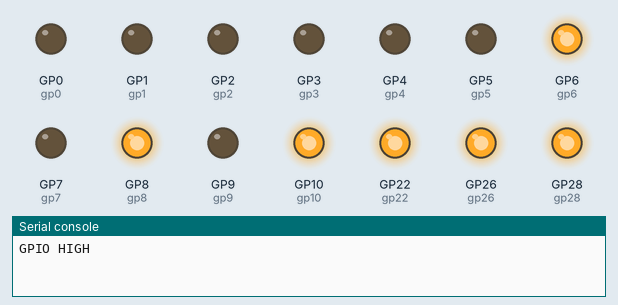
A program run on a simulated Raspberry Pi Pico running MicroPython. Parts: output pins drawn as LEDs (lit = HIGH), the last lines printed to the serial console.

Above: at 0.5 s.
At 3.5 s:
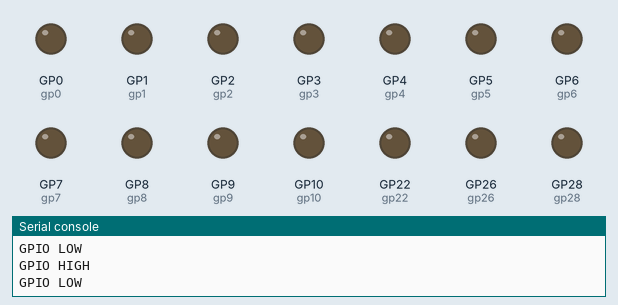
Timing chart, 0 to 4.6 s (numbered marks = the images above):
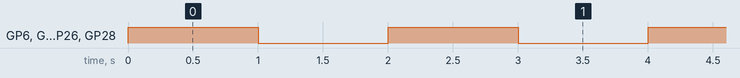

Measured:
- by itself, GP6 (gp6), GP8 (gp8), GP10 (gp10), GP22 (gp22), GP26 (gp26), GP28 (gp28): alternates HIGH for 1.0 s and LOW for 1.0 s

The program:

gpio.py
```python
import machine
import time

gp0 = machine.Pin(0, machine.Pin.OUT)
gp1 = machine.Pin(1, machine.Pin.OUT)
gp2 = machine.Pin(2, machine.Pin.OUT)
gp3 = machine.Pin(3, machine.Pin.OUT)
gp4 = machine.Pin(4, machine.Pin.OUT)
gp5 = machine.Pin(5, machine.Pin.OUT)
gp6 = machine.Pin(6, machine.Pin.OUT)
gp7 = machine.Pin(7, machine.Pin.OUT)
gp8 = machine.Pin(8, machine.Pin.OUT)
gp9 = machine.Pin(9, machine.Pin.OUT)
gp10 = machine.Pin(10, machine.Pin.OUT)
gp11 = machine.Pin(11, machine.Pin.OUT)
gp22 = machine.Pin(22, machine.Pin.OUT)
gp26 = machine.Pin(26, machine.Pin.OUT)
gp27 = machine.Pin(27, machine.Pin.OUT)
gp28 = machine.Pin(28, machine.Pin.OUT)

# gpio = [gp0, gp1, gp2, gp3, gp4, gp5, gp6, gp7, gp8, gp9, gp10, gp11, gp22, gp26, gp27, gp28]
gpio = [gp6, gp8, gp10,  gp22, gp26, gp28]
while True:
    print("GPIO HIGH")
    for i,pio in enumerate(gpio):
        pio.value(1)
    time.sleep_ms(1000)
    print("GPIO LOW")
    for i,pio in enumerate(gpio):
        pio.value(0)
    time.sleep_ms(1000)
```
